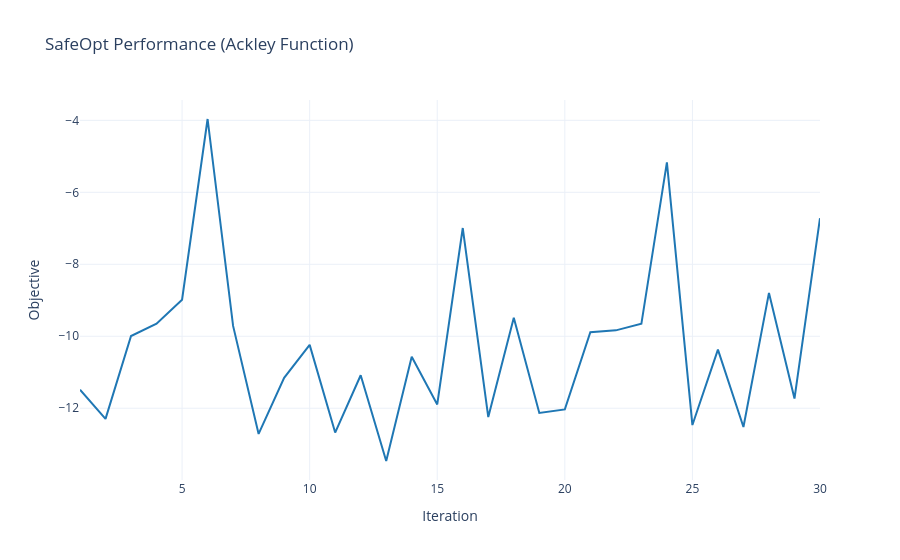

The cell this chart's notebook holds for it:
### Code cell
import plotly.graph_objects as go
import numpy as np
import torch

def plot_safeopt_objective_plotly(y_safe: torch.Tensor, num_initial_samples: int):
    # 1. Extract only the objective values evaluated DURING the loop
    # We flatten the array so Plotly can read it easily as a 1D list
    y_evaluated = y_safe[num_initial_samples:].detach().cpu().numpy().flatten()
    iterations = np.arange(1, len(y_evaluated) + 1)

    # 2. Initialize the Plotly figure
    fig = go.Figure()

    # 3. Add the SafeOpt objective line (expect high fluctuations!)
    fig.add_trace(
        go.Scatter(
            x=iterations, 
            y=y_evaluated, 
            mode='lines', 
            name='SafeOpt',
            line=dict(color='#1f77b4')
        )
    )

    # 4. Add the dashed red line for the 'minimum value' benchmark (0.0 for Ackley)
    fig.add_trace(
        go.Scatter(
            x=[iterations, iterations[-1]], 
            y=[0.0, 0.0], 
            mode='lines', 
            name='minimum value',
            line=dict(color='firebrick', dash='dash')
        )
    )

    # 5. Format the layout to match the paper's style
    fig.update_layout(
        title='SafeOpt Performance (Ackley Function)',
        xaxis_title='Iteration',
        yaxis_title='Objective',
        template='plotly_white', # Gives a clean background similar to matplotlib
        legend=dict(
            yanchor="top",
            y=0.99,
            xanchor="right",
            x=0.99
        )
    )
    
    fig.show(renderer="vscode") 

plot_safeopt_objective_plotly(
    y_safe=y_safe,
    num_initial_samples=num_samples
)

### Figure 1 — Plotly figure (JSON) as saved in the notebook; plotly's stock layout.template omitted (floating-point values rounded to 4 significant figures)
{"data": [{"line": {"color": "#1f77b4"}, "mode": "lines", "name": "SafeOpt", "type": "scatter", "x": [1, 2, 3, 4, 5, 6, 7, 8, 9, 10, 11, 12, 13, 14, 15, 16, 17, 18, 19, 20, 21, 22, 23, 24, 25, 26, 27, 28, 29, 30], "y": [-11.48, -12.3, -9.993, -9.649, -8.983, -3.962, -9.712, -12.71, -11.16, -10.24, -12.68, -11.08, -13.47, -10.57, -11.89, -6.992, -12.25, -9.488, -12.13, -12.03, -9.89, -9.836, -9.653, -5.167, -12.47, -10.37, -12.52, -8.795, -11.73, -6.717]}, {"line": {"color": "firebrick", "dash": "dash"}, "mode": "lines", "name": "minimum value", "type": "scatter", "x": [[1, 2, 3, 4, 5, 6, 7, 8, 9, 10, 11, 12, 13, 14, 15, 16, 17, 18, 19, 20, 21, 22, 23, 24, 25, 26, 27, 28, 29, 30], 30], "y": [0, 0]}], "layout": {"legend": {"x": 0.99, "xanchor": "right", "y": 0.99, "yanchor": "top"}, "title": {"text": "SafeOpt Performance (Ackley Function)"}, "xaxis": {"title": {"text": "Iteration"}}, "yaxis": {"title": {"text": "Objective"}}}}
